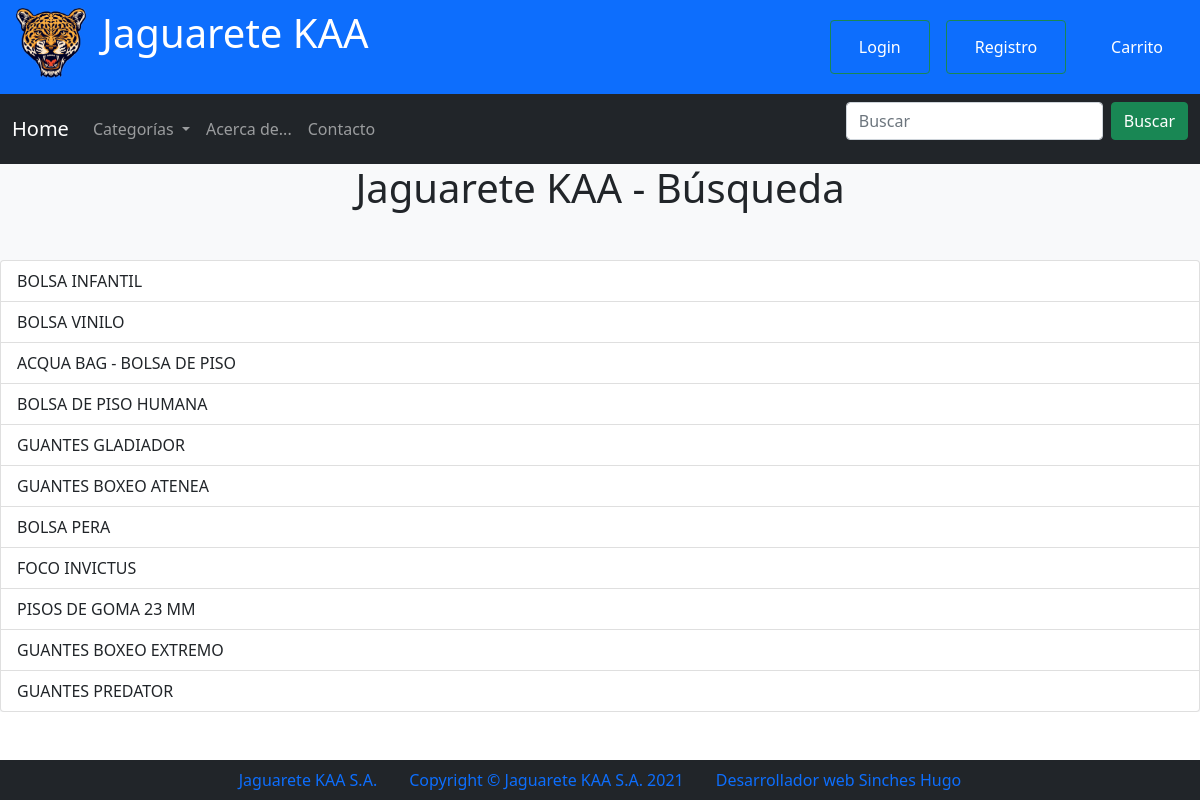
The app's page /resultado_busqueda_categoria/ with its own data.
### store/models.py (models this page shows, shortened)
class Producto(models.Model):
    class Meta:
        permissions = (("can_add_productos", "Can add productos"),)
    titulo = models.CharField(max_length=100, unique=True)
    categoria_base = models.ForeignKey(Categoria, on_delete=models.CASCADE)
    detalle = models.CharField(max_length=1000, default='N/A')
    precio = models.FloatField()
    imagen = models.ImageField(upload_to='uploaded_images')
    fecha_creacion = models.DateTimeField(auto_now=True)

### store/views.py (the view)
# urls.py: path('resultado_busqueda_categoria/', views.ResultadoBusquedaCategoria.as_view(), name='resultado_busqueda_categoria'),
class ResultadoBusquedaCategoria(ListView):
    model = Producto
    template_name = 'resultado_busqueda_categoria.html'
    def get_queryset(self):
        query = self.request.GET.get('q')
        print(query)
        if query:
            queryset = Producto.objects.filter(Q(categoria_base__descripcion__icontains=query))
            print(queryset)
        else:
            queryset = Producto.objects.all()
        return queryset

### store/models.py (called while the page is built)
    def __str__(self):
        return self.descripcion

### store/templatetags/categorias.py (called while the page is built)
@register.inclusion_tag('categorias.html')
def mostrar_categorias():
    return {'categorias': Categoria.objects.all()}

### store/templates/resultado_busqueda_categoria.html (shortened to what this page needs)
{% extends "template.html" %}
{% load categorias %}
{% load static %}  {% block body %}
<h1 class="text-center mb-5">Jaguarete KAA - Búsqueda</h1>
<div class="list-group mt-3">
  {% for producto in object_list %}
  <a href="{% url 'store:producto' pk=producto.id%}" class="list-group-item list-group-item-action">
    {{ producto.titulo}}
  </a>
  {% empty %}
  <p class="text-center">
    Perdona, no encontramos lo que buscabas, puedes probar de nuevo si lo deseas.
</p>
  {% endfor %}
</div>
{% endblock %}

### records on screen
Producto: titulo "BOLSA INFANTIL"
Producto: titulo "BOLSA VINILO"
Producto: titulo "ACQUA BAG - BOLSA DE PISO"
Producto: titulo "BOLSA DE PISO HUMANA"
Producto: titulo "GUANTES GLADIADOR"
Producto: titulo "GUANTES BOXEO ATENEA"
Producto: titulo "BOLSA PERA"
Producto: titulo "FOCO INVICTUS"
Producto: titulo "PISOS DE GOMA 23 MM"
Producto: titulo "GUANTES BOXEO EXTREMO"
Producto: titulo "GUANTES PREDATOR"
